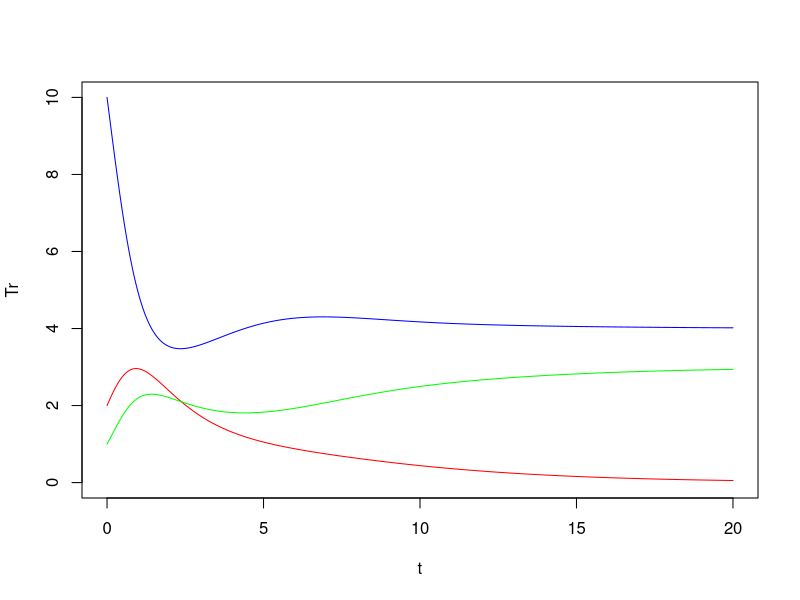
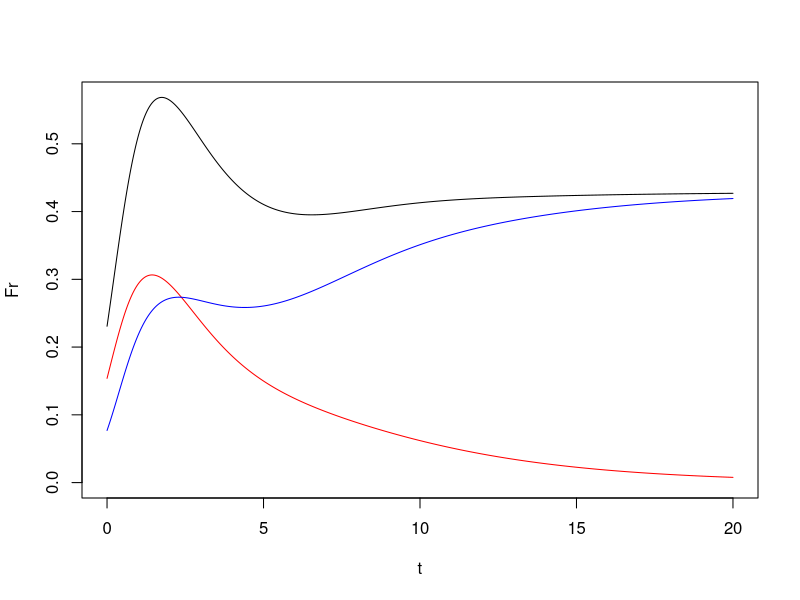

These figures' R source, in order:
# Same as Eb1 with drug resistance

tn = 20  # years
t0 = 0    # initial time
h  = 0.001 

t = seq(from=t0, to=tn, by=h)

nt = length(t)

Tr = rep(NA, nt,)
Is = rep(NA, nt,)
Ir = rep(NA, nt,)
N = rep(NA, nt,)
FrIs = rep(NA, nt,)
FrIr = rep(NA, nt,)
Fr = rep(NA, nt,)

# Initial conditions
Tr[1] = 10
Is[1] = 2
Ir[1] = 1
N[1] = Tr[1]+Is[1]+Ir[1]
FrIs[1] = Is[1]/N[1]
FrIr[1] = Ir[1]/N[1]
Fr[1] = (Is[1]+Ir[1])/N[1]

# Value of Parameters
lambda = 5
delta = 0.5
br = 0.25
bs = 0.24
a = 1
mu = 10^(-5)
epsilon1 = 0.1
epsilon2 = 0.1

Tr[1] = lambda/delta

for (j in 1:(nt-1) ){
  Tr[j+1] = Tr[j] + h*( lambda - delta*Tr[j] - ( (1-epsilon1)*(1-epsilon2)*bs*Is[j] + br*Ir[j])*Tr[j]  )
  
  Is[j+1] = Is[j] + h*( (1-epsilon1)*(1-epsilon2)*(1-mu)*bs*Is[j]*Tr[j] - a*Is[j] )
  Ir[j+1] = Ir[j] + h*( br*Tr[j]*Ir[j] - a*Ir[j] + (1-epsilon1)*(1-epsilon2)*mu*bs*Is[j]*Tr[j]  )

  N[j+1] = Tr[j+1]+Is[j+1]+Ir[j+1]
  
  FrIs[j+1] = Is[j+1]/N[j+1]
  FrIr[j+1] = Ir[j+1]/N[j+1]
  
  Fr[j+1] = (Is[j+1]+Ir[j+1])/N[j+1]
}

#dev.off()

#plot(t[which(t == 5):length(t)], Tr[which(t == 5):length(t)], type="l", col="blue", ylim=c(0,max(Tr, Is, Ir)) )
plot(t, Tr, type="l", col="blue", ylim=c(0,max(Tr, Is, Ir)) )
lines(t, Is, type="l", col="red")
lines(t, Ir, type="l", col="green")

plot(t, Fr, type="l", col="black", ylim=c(0,max(Fr, FrIs, FrIr)) )
lines(t, FrIs, type="l", col="red")
lines(t, FrIr, type="l", col="blue")
